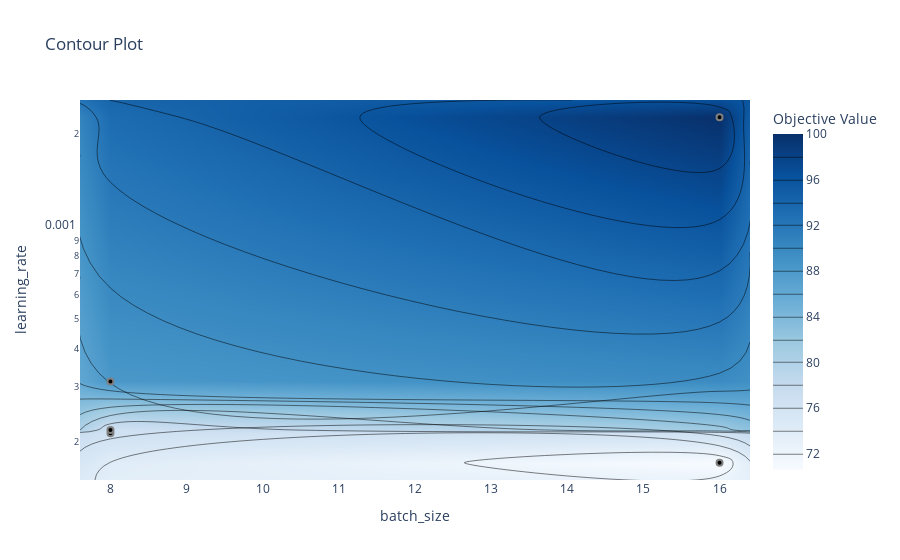

Write notebook code for a chart like this one.
### Code cell
fig5 = plot_contour(study, params=["learning_rate", "batch_size"])
fig5.show()

### Figure 1 — Plotly figure (JSON) as saved in the notebook; plotly's stock layout.template omitted (floating-point values rounded to 4 significant figures)
{"data": [{"colorbar": {"title": {"text": "Objective Value"}}, "colorscale": [[0, "rgb(247,251,255)"], [0.125, "rgb(222,235,247)"], [0.25, "rgb(198,219,239)"], [0.375, "rgb(158,202,225)"], [0.5, "rgb(107,174,214)"], [0.625, "rgb(66,146,198)"], [0.75, "rgb(33,113,181)"], [0.875, "rgb(8,81,156)"], [1, "rgb(8,48,107)"]], "connectgaps": true, "contours": {"coloring": "heatmap"}, "hoverinfo": "none", "line": {"smoothing": 1.3}, "reversescale": false, "type": "contour", "x": [7.6, 8, 16, 16.4], "y": [0.00015, 0.0001707, 0.0002126, 0.0002178, 0.0003134, 0.002264, 0.002576], "z": [[NaN, NaN, NaN, NaN], [NaN, NaN, 70.59, NaN], [NaN, 76.47, NaN, NaN], [NaN, 76.47, NaN, NaN], [NaN, 88.24, NaN, NaN], [NaN, NaN, 100.0, NaN], [NaN, NaN, NaN, NaN]]}, {"marker": {"color": "black", "line": {"color": "Gray", "width": 2}}, "mode": "markers", "name": "Feasible Trial", "showlegend": false, "type": "scatter", "x": [8, 8, 8, 16, 16], "y": [0.0002126, 0.0003134, 0.0002178, 0.0001707, 0.002264]}, {"marker": {"color": "#cccccc", "line": {"color": "Gray", "width": 2}}, "mode": "markers", "name": "Infeasible Trial", "showlegend": false, "type": "scatter", "x": [], "y": []}], "layout": {"title": {"text": "Contour Plot"}, "xaxis": {"range": [7.6, 16.4], "title": {"text": "batch_size"}}, "yaxis": {"range": [-3.824, -2.589], "title": {"text": "learning_rate"}, "type": "log"}}}
